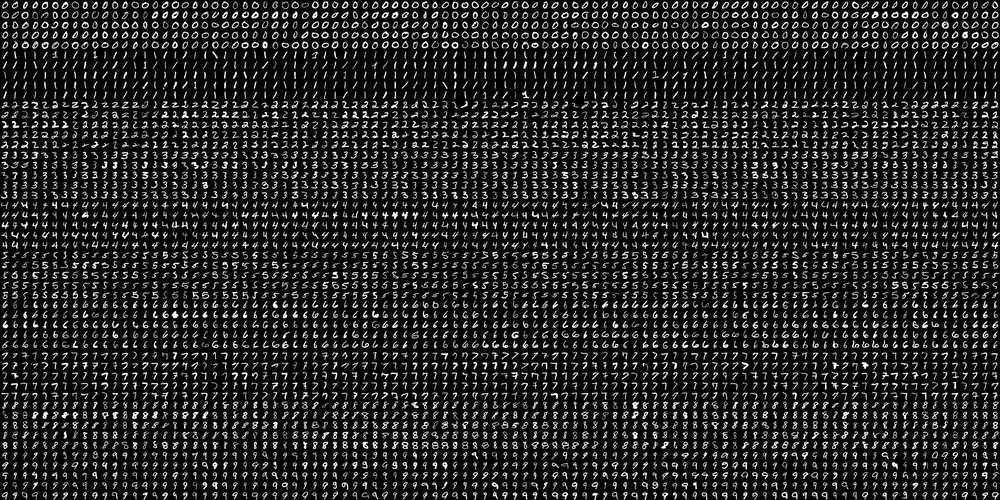
#> input picture imageprocessing/digits.png, 1000 x 500 px, shrunk from 2000 x 1000 before the run, given in place of the camera
$ python livecolordetection.py
#> lines starting #> are read from the running program, lines starting #| are printed output that depends on the picture
import cv2
cam=cv2.VideoCapture(0)

def look(b):
	pass
cv2.namedWindow("vision")
cv2.createTrackbar("brightness","vision",0,100,look)
def change(a):
	pass
cv2.namedWindow("out")
cv2.createTrackbar("blue","out",0,255,change)
cv2.createTrackbar("green","out",0,255,change)
cv2.createTrackbar("red","out",0,255,change)
cv2.createTrackbar("blueI","out",0,255,change)
cv2.createTrackbar("greenI","out",0,255,change)
cv2.createTrackbar("redI","out",0,255,change)
while cam.isOpened():
	bright=cv2.getTrackbarPos("brightness","vision")
	cam.set(10,bright)
	_,read=cam.read()
#> read is the input picture: shape (500, 1000, 3); min 0, max 255, mean 36.1

	flipped=cv2.flip(read,1)
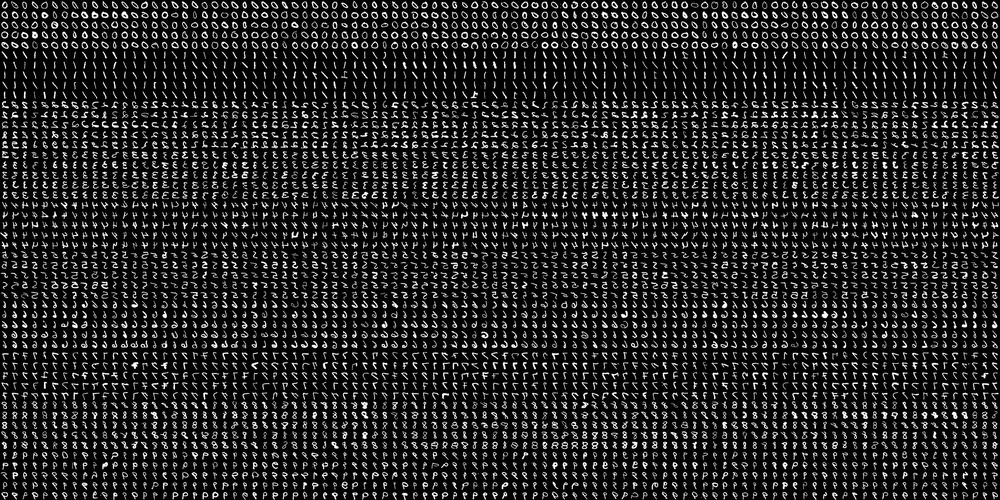
#> flipped: shape (500, 1000, 3); min 0, max 255, mean 36.1

	hsv=cv2.cvtColor(flipped,cv2.COLOR_BGR2HSV)
#> hsv: shape (500, 1000, 3); mean H, S, V 0, 0, 36.1

	#gausian_blur=cv2.adaptiveThreshold(hsv,255,cv2.ADAPTIVE_THRESH_MEAN_C,cv2.THRESH_BINARY,5,2)
	mask=cv2.inRange(hsv,(cv2.getTrackbarPos("blueI","out"),cv2.getTrackbarPos("greenI","out"),cv2.getTrackbarPos("redI","out")),(cv2.getTrackbarPos("blue","out"),cv2.getTrackbarPos("green","out"),cv2.getTrackbarPos("red","out")))
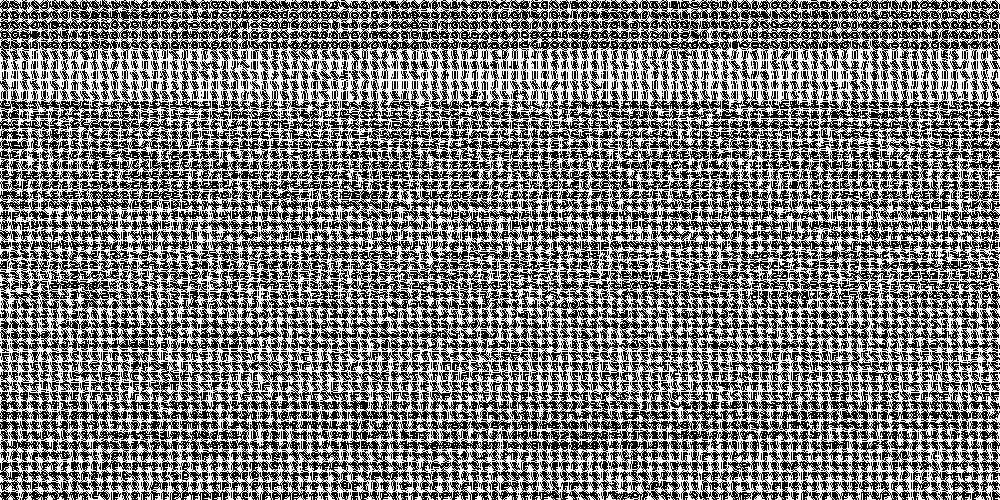
#> mask: shape (500, 1000); 47% white in thin lines or dots
	col_mas=cv2.bitwise_and(flipped,flipped,mask=mask)
#> col_mas: shape (500, 1000, 3); every value is 0
	gray=cv2.cvtColor(col_mas,cv2.COLOR_BGR2GRAY)
#> gray: shape (500, 1000); every value is 0
	_,thres=cv2.threshold(gray,50,255,cv2.THRESH_BINARY)
	#contour,her=cv2.findContours(thres,cv2.RETR_TREE,cv2.CHAIN_APPROX_NONE)
	#draw_con=cv2.drawContours(col_mas,contour,-1,(0,255,0),3)

	cv2.imshow("output",col_mas)


	key=cv2.waitKey(1)
#> (key Esc is pressed here)
	if key==27:
		break
cam.release()
